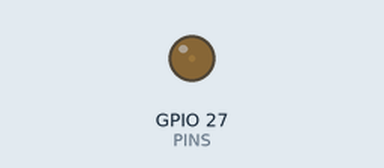
Simulated run of this program. Board: Raspberry Pi (BCM pin numbers). Parts: output pins drawn as LEDs (lit = HIGH).

Above: at 0.05 s.
At 0.9 s:
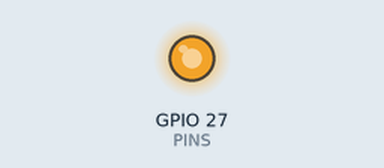
At 1.35 s:
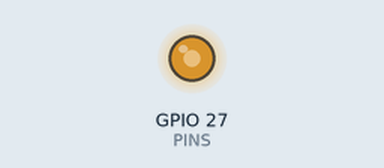
At 1.75 s:
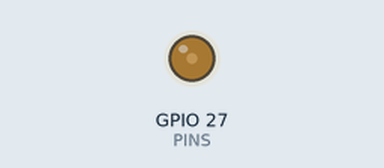
Timing chart, 0 to 4.6 s (numbered marks = the images above):
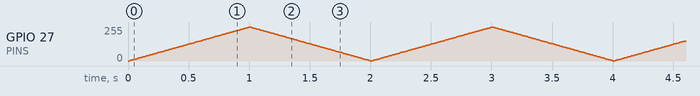

The program:

PWM_test.py
```python
# !/usr/bin/env python
# Author: https://www.youtube.com/watch?v=uUn0KWwwkq8
# PWM on Pin
# To dim a LED

import RPi.GPIO as GPIO
import time

GPIO.setmode(GPIO.BCM)
GPIO.setwarnings(False)

PINS = [27]
GPIO.setup(PINS[0], GPIO.OUT)

freq = 50
p = GPIO.PWM(PINS[0], freq)
p.start(0)

try:
    while True:

        # Light up
        for i in range(100):
            p.ChangeDutyCycle(i)
            time.sleep(0.01)

        # Dim down
        for i in range(100):
            p.ChangeDutyCycle(100-i)
            time.sleep(0.01)

except KeyboardInterrupt:
    pass

p.stop()

GPIO.cleanup()
```
